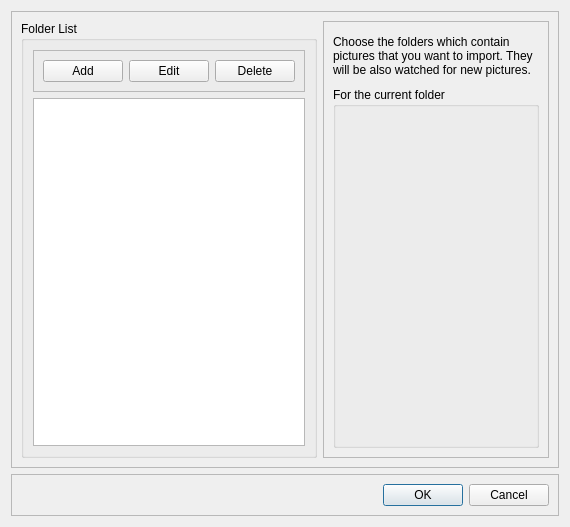
<?xml version="1.0" encoding="UTF-8"?>
<ui version="4.0">
 <class>FolderManagerWindow</class>
 <widget class="QDialog" name="FolderManagerWindow">
  <property name="geometry">
   <rect>
    <x>0</x>
    <y>0</y>
    <width>570</width>
    <height>527</height>
   </rect>
  </property>
  <property name="windowTitle">
   <string>Dialog</string>
  </property>
  <layout class="QVBoxLayout" name="verticalLayout">
   <item>
    <widget class="QFrame" name="frame">
     <property name="frameShape">
      <enum>QFrame::StyledPanel</enum>
     </property>
     <property name="frameShadow">
      <enum>QFrame::Raised</enum>
     </property>
     <layout class="QHBoxLayout" name="horizontalLayout">
      <item>
       <widget class="QGroupBox" name="groupBox">
        <property name="maximumSize">
         <size>
          <width>300</width>
          <height>16777215</height>
         </size>
        </property>
        <property name="title">
         <string>Folder List</string>
        </property>
        <layout class="QVBoxLayout" name="verticalLayout_4">
         <item>
          <widget class="QFrame" name="frame_3">
           <property name="frameShape">
            <enum>QFrame::StyledPanel</enum>
           </property>
           <property name="frameShadow">
            <enum>QFrame::Raised</enum>
           </property>
           <layout class="QGridLayout" name="gridLayout">
            <item row="0" column="0">
             <widget class="QPushButton" name="btn_AddFolder">
              <property name="text">
               <string>Add</string>
              </property>
             </widget>
            </item>
            <item row="0" column="1">
             <widget class="QPushButton" name="btn_EditFolder">
              <property name="text">
               <string>Edit</string>
              </property>
             </widget>
            </item>
            <item row="0" column="2">
             <widget class="QPushButton" name="btn_DeleteFolder">
              <property name="text">
               <string>Delete</string>
              </property>
             </widget>
            </item>
           </layout>
          </widget>
         </item>
         <item>
          <widget class="QListView" name="listView_FolderList">
           <property name="selectionBehavior">
            <enum>QAbstractItemView::SelectItems</enum>
           </property>
          </widget>
         </item>
        </layout>
       </widget>
      </item>
      <item>
       <widget class="QFrame" name="frame_4">
        <property name="maximumSize">
         <size>
          <width>250</width>
          <height>16777215</height>
         </size>
        </property>
        <property name="frameShape">
         <enum>QFrame::StyledPanel</enum>
        </property>
        <property name="frameShadow">
         <enum>QFrame::Raised</enum>
        </property>
        <layout class="QVBoxLayout" name="verticalLayout_3">
         <property name="spacing">
          <number>6</number>
         </property>
         <property name="leftMargin">
          <number>9</number>
         </property>
         <item>
          <widget class="QLabel" name="label">
           <property name="maximumSize">
            <size>
             <width>16777215</width>
             <height>50</height>
            </size>
           </property>
           <property name="text">
            <string>Choose the folders which contain pictures that you want to import. They will be also watched for new pictures.</string>
           </property>
           <property name="wordWrap">
            <bool>true</bool>
           </property>
          </widget>
         </item>
         <item>
          <widget class="QGroupBox" name="groupBox_2">
           <property name="title">
            <string>For the current folder</string>
           </property>
          </widget>
         </item>
        </layout>
       </widget>
      </item>
     </layout>
    </widget>
   </item>
   <item>
    <widget class="QFrame" name="frame_2">
     <property name="minimumSize">
      <size>
       <width>0</width>
       <height>0</height>
      </size>
     </property>
     <property name="maximumSize">
      <size>
       <width>16777215</width>
       <height>60</height>
      </size>
     </property>
     <property name="frameShape">
      <enum>QFrame::StyledPanel</enum>
     </property>
     <property name="frameShadow">
      <enum>QFrame::Raised</enum>
     </property>
     <layout class="QVBoxLayout" name="verticalLayout_2">
      <item>
       <widget class="QDialogButtonBox" name="btnbox_okcancel">
        <property name="orientation">
         <enum>Qt::Horizontal</enum>
        </property>
        <property name="standardButtons">
         <set>QDialogButtonBox::Cancel|QDialogButtonBox::Ok</set>
        </property>
        <property name="centerButtons">
         <bool>false</bool>
        </property>
       </widget>
      </item>
     </layout>
    </widget>
   </item>
  </layout>
 </widget>
 <resources/>
 <connections>
  <connection>
   <sender>btnbox_okcancel</sender>
   <signal>accepted()</signal>
   <receiver>FolderManagerWindow</receiver>
   <slot>accept()</slot>
   <hints>
    <hint type="sourcelabel">
     <x>248</x>
     <y>254</y>
    </hint>
    <hint type="destinationlabel">
     <x>157</x>
     <y>274</y>
    </hint>
   </hints>
  </connection>
  <connection>
   <sender>btnbox_okcancel</sender>
   <signal>rejected()</signal>
   <receiver>FolderManagerWindow</receiver>
   <slot>reject()</slot>
   <hints>
    <hint type="sourcelabel">
     <x>316</x>
     <y>260</y>
    </hint>
    <hint type="destinationlabel">
     <x>286</x>
     <y>274</y>
    </hint>
   </hints>
  </connection>
 </connections>
</ui>
